Frame 1 (no input): blank canvas, image omitted
Frame 60 (the mouse pressed at the canvas centre just before this capture): blank canvas, image omitted
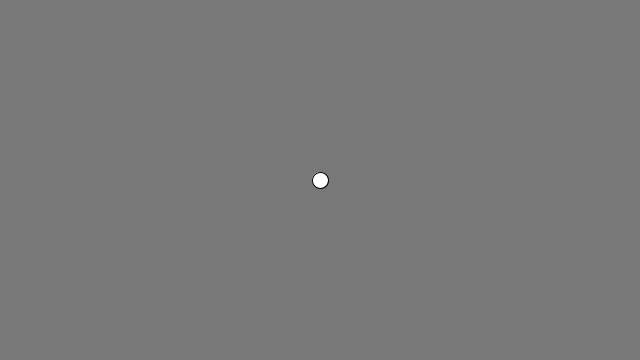
Frame 120 (the mouse held since frame 60 and released just before this capture)

The Processing sketch whose frames 1 and 60 were blank and that drew this single picture after the mouse press (run headless with seeded random() and noise(); from frame 60 on, the mouse is pressed at the canvas centre):

// Processing sketch: week2Class
// ── week2Class.pde
void setup(){

size(640,360);
background(255); // IF you draw the background here it doesnt 
//update the display in each frame.

}

void draw(){
//background(255);
background(float(frameCount));

ellipse(mouseX,mouseY,16,16);

}

void mousePressed(){

background(255);
}
